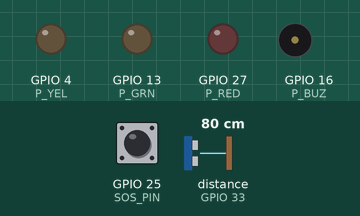
Simulated run of this sketch. Board: ESP32. On the bench: output pins drawn as LEDs (lit = HIGH), buzzer (waves = sounding, pin HIGH). Wiring (inferred from the names in the program): ultrasonic range finder: trigger GPIO 32; echo GPIO 33. Dashed ring = blinking. The inputs (shaded band) are chosen by the test bench; at power-on: GPIO 25 (SOS_PIN) HIGH, distance to the obstacle (sensor on GPIO 33) 80 cm. The echo pulse lasts 58.3 µs per cm; no radio packets arrive unless stated; pins used as bus, display or sensor lines are not drawn.

Above: at 2.8 s.
2.9 s: GPIO 25 (SOS_PIN) pulled LOW for 0.15 s
At 4.08 s:
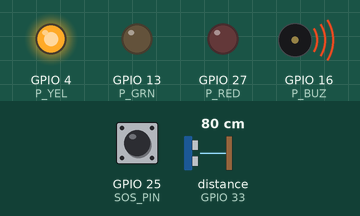
At 8.9 s:
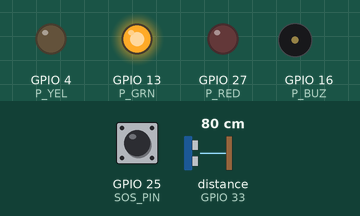
9.0 s: distance to the obstacle (sensor on GPIO 33) set to 299 cm
At 10.95 s:
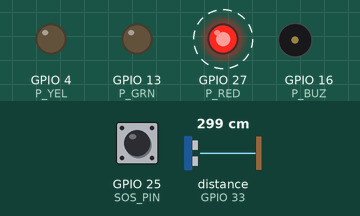
12.0 s: distance to the obstacle (sensor on GPIO 33) set to 2 cm
Timing chart, 0 to 21.0 s (numbered marks = the images above; inputs shaded):
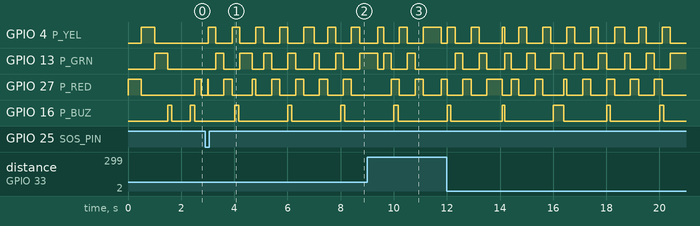

Measured:
- after the input at 2.9 s, GPIO 4 (P_YEL): goes 4 × (HIGH 0.29 s, LOW 0.61 s), HIGH 0.39 s, LOW 0.51 s, HIGH 0.31 s, LOW 0.59 s, HIGH 0.31 s, then LOW, starting after 0.12 s; GPIO 13 (P_GRN): LOW → HIGH after 0.40 s, → LOW 0.31 s later, → HIGH 0.59 s later, → LOW 0.47 s later, … (13 changes in this stretch)

The sketch:

flood_beacon.ino
```cpp
// "Cột Báo Ngập" — hộp cảnh báo gắn cột điện/cây (AquaSentinel AI 2.0)
// ESP32 + LoRa SX1276 + JSN-SR04T (đo độ sâu nước mặt đường) + đèn tháp LED 3 màu có còi 12V + nút SOS
// Đèn tháp thay tấm LED chạy chữ: bền ngoài trời hơn, nhìn thấy từ xa, tốn điện ít hơn ~10 lần (đèn nháy, không sáng liên tục).
// Đèn loại CHUNG DƯƠNG: dây chung nối +12V, ESP32 kéo từng màu xuống GND qua ULN2003.
// Thư viện: LoRa (Sandeep Mistry)
#include <SPI.h>
#include <LoRa.h>

#define BEACON_ID  "B01"          // mỗi hộp một mã, server biết toạ độ theo mã
#define LORA_FREQ  923E6          // băng AS923 dùng ở VN
#define LORA_SS 5
#define LORA_RST 14
#define LORA_DIO0 26
#define TRIG 32
#define ECHO 33                   // qua cầu chia 1k/2k: ECHO của JSN-SR04T ra 5V
#define SOS_PIN 25
#define P_RED 27                  // -> ULN2003 IN1 -> OUT1 -> dây đỏ
#define P_YEL 4                   // -> IN2 -> OUT2 -> dây vàng
#define P_GRN 13                  // -> IN3 -> OUT3 -> dây xanh
#define P_BUZ 16                  // -> IN4 -> OUT4 -> dây còi

const float MOUNT_CM   = 250;     // khoảng cách cảm biến tới mặt đường khi khô (đo lúc lắp)
const float WARN_CM    = 10;      // nước sâu >= 10cm: vàng
const float DANGER_CM  = 30;      // >= 30cm: đỏ (xe máy dễ chết máy)

int level = 0;                    // 0 an toàn, 1 cảnh báo, 2 nguy hiểm
int serverLevel = 0;              // mức do trung tâm gửi xuống (dự báo), có thể cao hơn mức đo tại chỗ
float depth = 0;
unsigned long lastSend = 0, lastMeasure = 0, sosUntil = 0, levelSince = 0;

float readDepthCm() {             // trung vị 5 lần đo để lọc nhiễu sóng/mưa
  float v[5];
  for (int i = 0; i < 5; i++) {
    digitalWrite(TRIG, LOW); delayMicroseconds(2);
    digitalWrite(TRIG, HIGH); delayMicroseconds(20);
    digitalWrite(TRIG, LOW);
    long us = pulseIn(ECHO, HIGH, 30000);
    v[i] = us ? us * 0.0343 / 2 : MOUNT_CM;   // không có tiếng vọng: coi như khô
    delay(60);
  }
  for (int i = 0; i < 5; i++) for (int j = i + 1; j < 5; j++) if (v[j] < v[i]) { float t = v[i]; v[i] = v[j]; v[j] = t; }
  return max(0.0f, MOUNT_CM - v[2]);
}

// Bật trong khoảng [0, onMs) của mỗi chu kỳ periodMs
bool phase(unsigned long periodMs, unsigned long onMs) { return millis() % periodMs < onMs; }

// Kiểu nháy/còi theo mức. Còi kêu dồn 10s đầu khi lên mức, sau đó thưa lại để không làm phiền dân.
void updateLamp() {
  unsigned long t = millis() - levelSince;
  bool r = 0, y = 0, g = 0, b = 0;
  if (millis() < sosUntil) {                       // SOS: 3 màu chạy vòng + bíp ngắn mỗi 2s
    int k = (millis() / 300) % 3;
    r = k == 0; y = k == 1; g = k == 2;
    b = phase(2000, 150);
  } else if (level == 2) {                         // ĐỎ: nháy 2Hz, còi 3 bíp mỗi 30s
    r = phase(500, 250);
    b = t < 10000 ? phase(1000, 500) : (millis() % 30000 < 1500 && phase(500, 250));
  } else if (level == 1) {                         // VÀNG: nháy 1Hz, còi 1 bíp mỗi 120s
    y = phase(1000, 300);
    b = t < 10000 ? phase(2000, 300) : millis() % 120000 < 300;
  } else {                                         // XANH: chớp 0,1s mỗi 5s = "hộp đang sống", gần như không tốn điện
    g = phase(5000, 100);
  }
  digitalWrite(P_RED, r); digitalWrite(P_YEL, y); digitalWrite(P_GRN, g); digitalWrite(P_BUZ, b);
}

void sendLoRa(const String& msg) {
  LoRa.beginPacket(); LoRa.print(msg); LoRa.endPacket();
  LoRa.receive();
}

void setup() {
  Serial.begin(115200);
  pinMode(TRIG, OUTPUT); pinMode(ECHO, INPUT); pinMode(SOS_PIN, INPUT_PULLUP);
  for (int p : {P_RED, P_YEL, P_GRN, P_BUZ}) { pinMode(p, OUTPUT); digitalWrite(p, LOW); }
  // Tự kiểm khi bật nguồn: đỏ-vàng-xanh mỗi màu 0,5s + bíp ngắn -> người lắp biết đèn/còi còn tốt
  for (int p : {P_RED, P_YEL, P_GRN}) { digitalWrite(p, HIGH); delay(500); digitalWrite(p, LOW); }
  digitalWrite(P_BUZ, HIGH); delay(150); digitalWrite(P_BUZ, LOW);
  LoRa.setPins(LORA_SS, LORA_RST, LORA_DIO0);
  if (!LoRa.begin(LORA_FREQ)) Serial.println("LoRa FAIL");
  LoRa.setSpreadingFactor(10);    // tầm xa hơn, đủ cho gói nhỏ
  LoRa.receive();
}

void loop() {
  // 1) Nhận lệnh từ trung tâm: "ALL,2" hoặc "B01,1" (dự báo ngập / cảnh báo khẩn)
  if (LoRa.parsePacket()) {
    String p = LoRa.readString();
    int comma = p.indexOf(',');
    String to = p.substring(0, comma);
    if (comma > 0 && (to == "ALL" || to == BEACON_ID)) serverLevel = constrain(p.substring(comma + 1).toInt(), 0, 2);
  }

  // 2) Đo tại chỗ mỗi 2s, lấy mức cao hơn giữa đo và dự báo
  if (millis() - lastMeasure > 2000) {
    depth = readDepthCm();
    lastMeasure = millis();
  }
  int local = depth >= DANGER_CM ? 2 : depth >= WARN_CM ? 1 : 0;
  int lv = max(local, serverLevel);
  if (lv != level) levelSince = millis();          // đổi mức: còi kêu dồn lại 10s
  level = lv;

  // 3) Đèn + còi
  updateLamp();

  // 4) Nút SOS: gửi yêu cầu hỗ trợ kèm độ sâu, đèn chạy vòng 30s báo "đã gửi"
  if (digitalRead(SOS_PIN) == LOW && millis() > sosUntil) {
    sendLoRa(String("SOS,") + BEACON_ID + "," + String(depth, 0));
    sosUntil = millis() + 30000;
  }

  // 5) Báo độ sâu về trung tâm: 60s khi khô, 10s khi có nước (tiết kiệm pin)
  if (millis() - lastSend > (local ? 10000UL : 60000UL)) {
    sendLoRa(String("D,") + BEACON_ID + "," + String(depth, 0));
    lastSend = millis();
  }
  delay(20);
}
```
